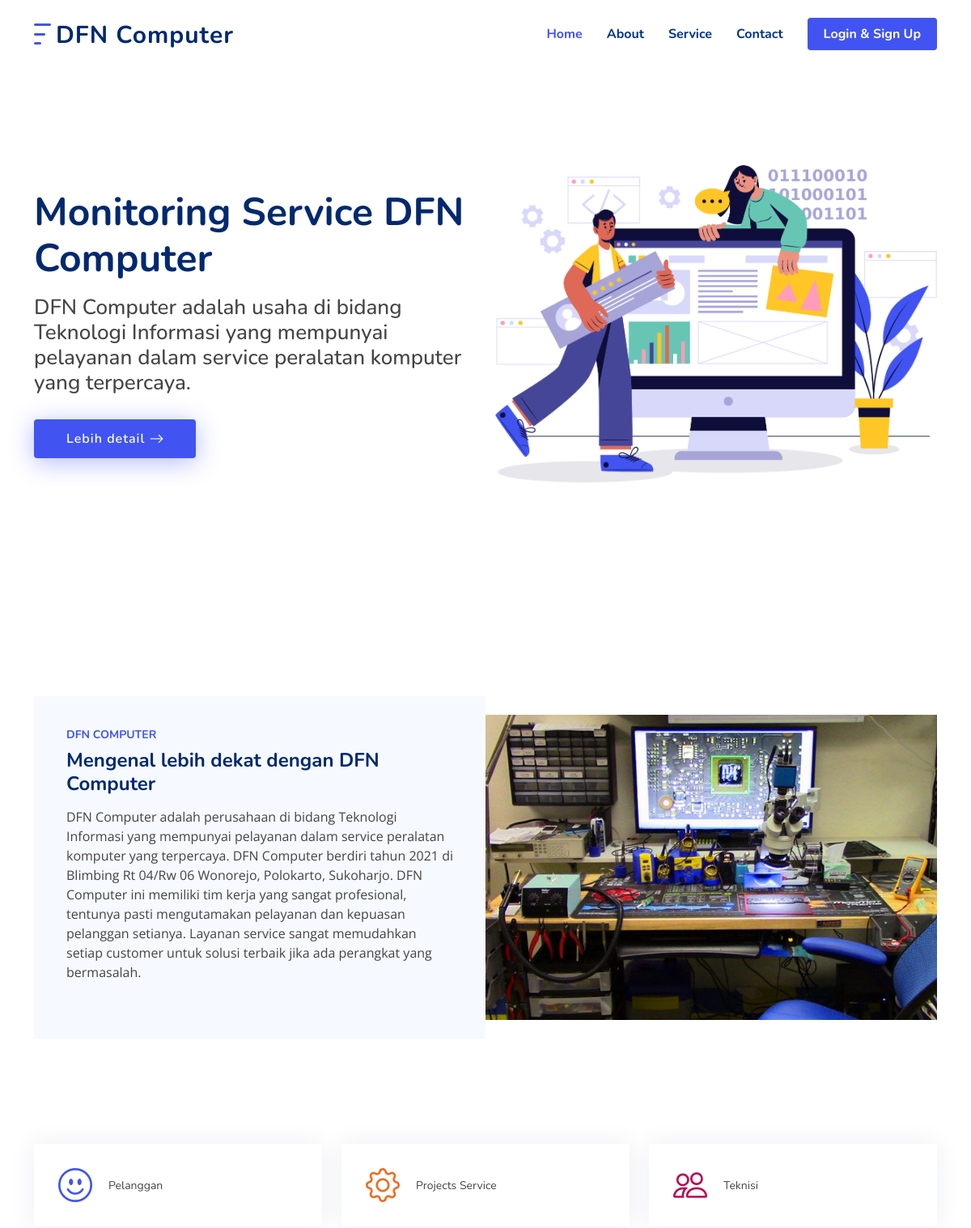
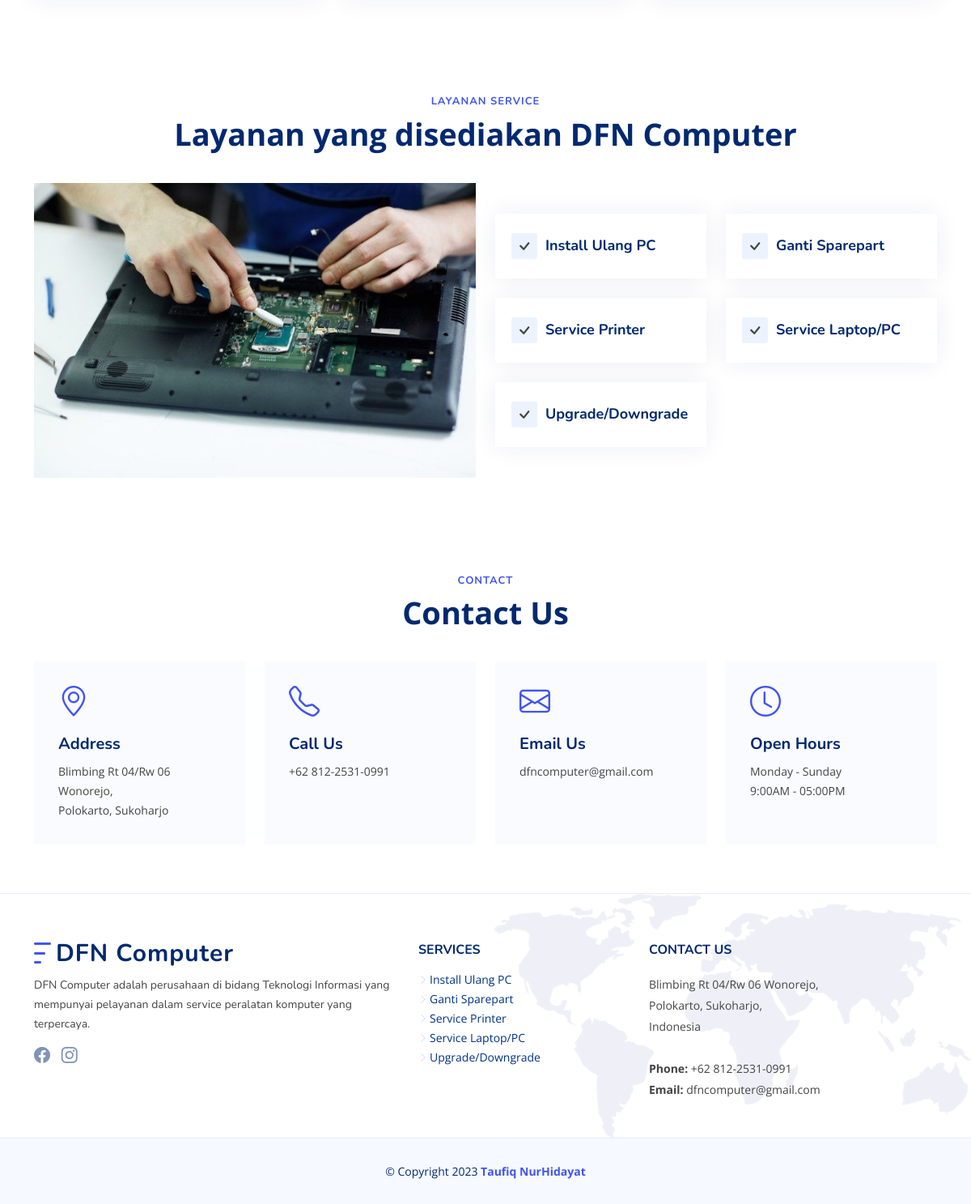
The page / on the database its author committed (2 pictures, top to bottom).
### tables this page shows
CREATE TABLE `jasa` (
  `id_jasa` int(11) NOT NULL,
  `kategori` varchar(255) NOT NULL,
  `keterangan` varchar(255) NOT NULL
);

### index.php (the view, shortened to what this page needs)
<!DOCTYPE html>
<html lang="en">
<head>
  <link href="public/assets/vendor/aos/aos.css" rel="stylesheet">
  <link href="public/assets/vendor/bootstrap/css/bootstrap.min.css" rel="stylesheet">
  <link href="public/assets/vendor/bootstrap-icons/bootstrap-icons.css" rel="stylesheet">
  <link href="public/assets/vendor/glightbox/css/glightbox.min.css" rel="stylesheet">
  <link href="public/assets/vendor/remixicon/remixicon.css" rel="stylesheet">
  <link href="public/assets/vendor/swiper/swiper-bundle.min.css" rel="stylesheet">
  <link href="public/assets/css/style.css" rel="stylesheet">
  <?php
  include 'koneksi.php';
  ?>
</head>
<body>
  <header id="header" class="header fixed-top">
    <div class="container-fluid container-xl d-flex align-items-center justify-content-between">
      <a href="index.php" class="logo d-flex align-items-center">
        <img src="public/assets/img/logo.png" alt="">
        <span>DFN Computer</span>
      </a>
      <nav id="navbar" class="navbar">
        <ul>
          <li><a class="nav-link scrollto active" href="#hero">Home</a></li>
          <li><a class="nav-link scrollto" href="#about">About</a></li>
          <li><a class="nav-link scrollto" href="#service">Service</a></li>
          <li><a class="nav-link scrollto" href="#contact">Contact</a></li>
          <li><a class="getstarted scrollto" href="autentication.php">Login & Sign Up</a></li>
        </ul>
      </nav>
    </div>
  </header>
  <section id="hero" class="hero d-flex align-items-center">
    <div class="container">
      <div class="row">
        <div class="col-lg-6 d-flex flex-column justify-content-center">
          <h1 data-aos="fade-up">Monitoring Service DFN Computer</h1>
          <h2 data-aos="fade-up" data-aos-delay="400">DFN Computer adalah usaha di bidang Teknologi Informasi yang mempunyai pelayanan dalam service peralatan komputer yang terpercaya.</h2>
          <div data-aos="fade-up" data-aos-delay="600">
            <div class="text-center text-lg-start">
              <a href="#about" class="btn-get-started scrollto d-inline-flex align-items-center justify-content-center align-self-center">
                <span>Lebih detail</span>
                <i class="bi bi-arrow-right"></i>
              </a>
            </div>
          </div>
        </div>
        <div class="col-lg-6 hero-img" data-aos="zoom-out" data-aos-delay="200">
          <img src="public/assets/img/features-2.png" class="img-fluid" alt="">
        </div>
      </div>
    </div>
  </section>
  <main id="main">
    <section id="about" class="about">
      <div class="container" data-aos="fade-up">
        <div class="row gx-0">
          <div class="col-lg-6 d-flex flex-column justify-content-center" data-aos="fade-up" data-aos-delay="200">
            <div class="content">
              <h3>DFN Computer</h3>
              <h2>Mengenal lebih dekat dengan DFN Computer</h2>
              <p>
                DFN Computer adalah perusahaan di bidang Teknologi Informasi yang mempunyai pelayanan dalam service peralatan komputer yang terpercaya. DFN Computer berdiri tahun 2021 di Blimbing Rt 04/Rw 06 Wonorejo,
                Polokarto, Sukoharjo. DFN Computer ini memiliki tim kerja yang sangat profesional, tentunya pasti mengutamakan pelayanan dan kepuasan pelanggan setianya. Layanan service sangat memudahkan setiap customer untuk solusi terbaik jika ada perangkat yang bermasalah.
              </p>
            </div>
          </div>
          <div class="col-lg-6 d-flex align-items-center" data-aos="zoom-out" data-aos-delay="200">
            <img src="public/assets/img/DFNCOM.jpeg" class="img-fluid" alt="">
          </div>
        </div>
      </div>
    </section>
    <section id="counts" class="counts">
      <div class="container" data-aos="fade-up">
        <div class="row gy-4">
          <div class="col-lg-4 col-md-6">
            <div class="count-box">
              <i class="bi bi-emoji-smile"></i>
              <div>
                <p>Pelanggan</p>
              </div>
            </div>
          </div>
          <div class="col-lg-4 col-md-6">
            <div class="count-box">
              <i class="bi bi-gear" style="color: #ee6c20;"></i>
              <div>
                <p>Projects Service</p>
              </div>
            </div>
          </div>
          <div class="col-lg-4 col-md-6">
            <div class="count-box">
              <i class="bi bi-people" style="color: #bb0852;"></i>
              <div>
                <p>Teknisi</p>
              </div>
            </div>
          </div>
        </div>
      </div>
    </section>
    <section id="service" class="features">
      <div class="container" data-aos="fade-up">
        <header class="section-header">
          <h2>Layanan Service</h2>
          <p>Layanan yang disediakan DFN Computer</p>
        </header>
        <div class="row">
          <div class="col-lg-6">
            <img src="public/assets/img/fitur.jpeg" class="img-fluid" alt="">
          </div>
          <div class="col-lg-6 mt-5 mt-lg-0 d-flex">
            <div class="row align-self-center gy-4">
              <?php
              $sql = mysqli_query($koneksi, "SELECT * FROM jasa");
              while ($data = mysqli_fetch_array($sql)) {
              ?>
                <div class="col-md-6" data-aos="zoom-out" data-aos-delay="200">
                  <div class="feature-box d-flex align-items-center">
                    <i class="bi bi-check"></i>
                    <h3><?php echo $data['keterangan']; ?></h3>
                  </div>
                </div>
              <?php
              }
              ?>
            </div>
          </div>
        </div>
      </div>
    </section>
    <section id="contact" class="contact">
      <div class="container" data-aos="fade-up">
        <header class="section-header">
          <h2>Contact</h2>
          <p>Contact Us</p>
        </header>
        <div class="row gy-6 justify-content-center">
          <div class="col-lg-12">
            <div class="row gy-4">
              <div class="col-md-3">
                <div class="info-box">
                  <i class="bi bi-geo-alt"></i>
                  <h3>Address</h3>
                  <p>Blimbing Rt 04/Rw 06 Wonorejo,<br> Polokarto, Sukoharjo</p>
                </div>
              </div>
              <div class="col-md-3">
                <div class="info-box">
                  <i class="bi bi-telephone"></i>
                  <h3>Call Us</h3>
                  <p>+62 812-2531-0991</p>
                  <br>
                  <br>
                </div>
              </div>
              <div class="col-md-3">
                <div class="info-box">
                  <i class="bi bi-envelope"></i>
                  <h3>Email Us</h3>
                  <p>dfncomputer@gmail.com</p>
                  <br>
                  <br>
                </div>
              </div>
              <div class="col-md-3">
                <div class="info-box">
                  <i class="bi bi-clock"></i>
                  <h3>Open Hours</h3>
                  <p>Monday - Sunday<br>9:00AM - 05:00PM</p>
                  <br>
                </div>
              </div>
            </div>
          </div>
        </div>
      </div>
    </section>
  </main>
  <?php
  include 'footer.php';
  ?>
</body>
</html>

### footer.php
<footer id="footer" class="footer fixed">
  <div class="footer-top">
    <div class="container">
      <div class="row gy-4">
        <div class="col-lg-5 col-md-12 footer-info">
          <a href="index.html" class="logo d-flex align-items-center">
            <img src="public/assets/img/logo.png" alt="">
            <span>DFN Computer</span>
          </a>
          <p>DFN Computer adalah perusahaan di bidang Teknologi Informasi yang mempunyai pelayanan dalam service peralatan komputer yang terpercaya.</p>
          <div class="social-links mt-3">
            <a href="https://www.facebook.com/defani.ahmadramadhan" target="_blank" class="facebook"><i class="bi bi-facebook"></i></a>
            <a href="https://instagram.com/dfncomp?igshid=MzRlODBiNWFlZA==" target="_blank" class="instagram"><i class="bi bi-instagram"></i></a>
          </div>
        </div>
        <div class="col-lg-3 col-md-12 footer-links">
          <h4 class="text-center text-md-start">Services</h4>
          <?php
          $sql = mysqli_query($koneksi, "SELECT * FROM jasa");
          while ($data = mysqli_fetch_array($sql)) {
          ?>
            <ul>
              <li>
                <i class="bi bi-chevron-right"></i>
                <a><?php echo $data['keterangan']; ?></a>
              </li>
            </ul>
          <?php
          }
          ?>
        </div>
        <div class="col-lg-3 col-md-12 footer-contact text-center text-md-start">
          <h4>Contact Us</h4>
          <p>
            Blimbing Rt 04/Rw 06 Wonorejo, <br>
            Polokarto, Sukoharjo,<br>
            Indonesia <br><br>
            <strong>Phone:</strong> +62 812-2531-0991<br>
            <strong>Email:</strong> dfncomputer@gmail.com<br>
          </p>
        </div>
      </div>
    </div>
  </div>
  <div class="container">
    <div class="copyright">
      &copy; Copyright 2023 <strong><a href="https://instagram.com/taufiqqnh_?igshid=MzRlODBiNWFlZA==" target="_blank">Taufiq NurHidayat</a></strong>
    </div>
  </div>
</footer>

### rows shown on the page
jasa: keterangan "Install Ulang PC"
jasa: keterangan "Ganti Sparepart"
jasa: keterangan "Service Printer"
jasa: keterangan "Service Laptop/PC"
jasa: keterangan "Upgrade/Downgrade"
